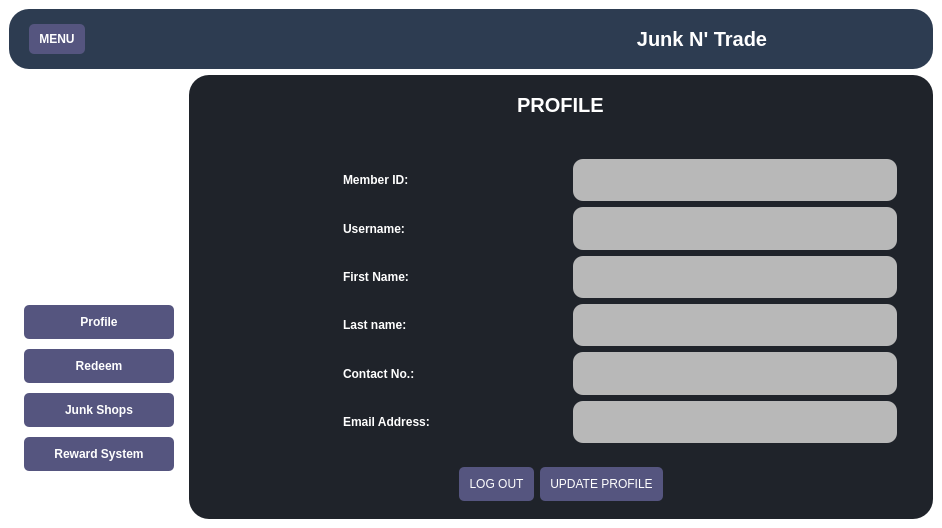
<?xml version="1.0" encoding="UTF-8"?>
<ui version="4.0">
 <class>MainWindow</class>
 <widget class="QMainWindow" name="MainWindow">
  <property name="geometry">
   <rect>
    <x>0</x>
    <y>0</y>
    <width>942</width>
    <height>528</height>
   </rect>
  </property>
  <property name="windowTitle">
   <string>MainWindow</string>
  </property>
  <property name="styleSheet">
   <string notr="true">* {
	border: none;
	background-color: transparent;
}

#header {
	background-color:  rgb(45, 60, 81);
	border-radius: 20px;
}

#centralwidget {
	background-color: qlineargradient(spread:pad, x1:0, y1:0, x2:1, y2:1, stop:0 rgba(44, 0, 		    		134, 255), stop:1 rgba(28, 124, 31, 255));
	border-radius: 20px;
	
}

#sideMenu {
	background-color: transparent;
	color: #fff;
}

QLabel {
	color: #fff
}
QPushButton {
	padding: 10px;
	background-color: rgb(85, 85, 127);
	border-radius: 5px;
	color: #fff;
}

#mainMenu {
	background-color: #1f232a;
	border-radius: 20px;
}

QPushButton:hover {
	background-color: rgb(30, 215, 96);
}

QPushButton:pressed {
	background-color: rgb(255, 255, 255);
}

</string>
  </property>
  <widget class="QWidget" name="centralwidget">
   <layout class="QVBoxLayout" name="verticalLayout">
    <item alignment="Qt::AlignTop">
     <widget class="QFrame" name="header">
      <property name="minimumSize">
       <size>
        <width>0</width>
        <height>60</height>
       </size>
      </property>
      <property name="maximumSize">
       <size>
        <width>16777215</width>
        <height>70</height>
       </size>
      </property>
      <property name="frameShape">
       <enum>QFrame::Box</enum>
      </property>
      <property name="frameShadow">
       <enum>QFrame::Raised</enum>
      </property>
      <layout class="QHBoxLayout" name="horizontalLayout_2">
       <property name="spacing">
        <number>0</number>
       </property>
       <property name="leftMargin">
        <number>0</number>
       </property>
       <property name="topMargin">
        <number>0</number>
       </property>
       <property name="rightMargin">
        <number>0</number>
       </property>
       <property name="bottomMargin">
        <number>0</number>
       </property>
       <item alignment="Qt::AlignLeft">
        <widget class="QFrame" name="frame">
         <property name="sizePolicy">
          <sizepolicy hsizetype="Preferred" vsizetype="Preferred">
           <horstretch>0</horstretch>
           <verstretch>0</verstretch>
          </sizepolicy>
         </property>
         <property name="minimumSize">
          <size>
           <width>0</width>
           <height>50</height>
          </size>
         </property>
         <property name="maximumSize">
          <size>
           <width>16777215</width>
           <height>50</height>
          </size>
         </property>
         <property name="frameShape">
          <enum>QFrame::Box</enum>
         </property>
         <property name="frameShadow">
          <enum>QFrame::Raised</enum>
         </property>
         <layout class="QHBoxLayout" name="horizontalLayout_3">
          <property name="spacing">
           <number>0</number>
          </property>
          <property name="leftMargin">
           <number>20</number>
          </property>
          <property name="topMargin">
           <number>0</number>
          </property>
          <property name="rightMargin">
           <number>0</number>
          </property>
          <property name="bottomMargin">
           <number>0</number>
          </property>
          <item>
           <widget class="QPushButton" name="menuBtn">
            <property name="minimumSize">
             <size>
              <width>0</width>
              <height>30</height>
             </size>
            </property>
            <property name="maximumSize">
             <size>
              <width>16777215</width>
              <height>30</height>
             </size>
            </property>
            <property name="font">
             <font>
              <weight>75</weight>
              <bold>true</bold>
             </font>
            </property>
            <property name="text">
             <string>MENU</string>
            </property>
            <property name="icon">
             <iconset resource="icons.qrc">
              <normaloff>:/icons/icons/align-justify.svg</normaloff>:/icons/icons/align-justify.svg</iconset>
            </property>
            <property name="iconSize">
             <size>
              <width>24</width>
              <height>24</height>
             </size>
            </property>
           </widget>
          </item>
         </layout>
        </widget>
       </item>
       <item>
        <widget class="QFrame" name="frame_3">
         <property name="frameShape">
          <enum>QFrame::Box</enum>
         </property>
         <property name="frameShadow">
          <enum>QFrame::Raised</enum>
         </property>
         <layout class="QVBoxLayout" name="verticalLayout_4">
          <item>
           <widget class="QLabel" name="appname">
            <property name="font">
             <font>
              <pointsize>15</pointsize>
              <weight>75</weight>
              <bold>true</bold>
             </font>
            </property>
            <property name="text">
             <string>Junk N' Trade</string>
            </property>
            <property name="alignment">
             <set>Qt::AlignCenter</set>
            </property>
           </widget>
          </item>
         </layout>
        </widget>
       </item>
      </layout>
     </widget>
    </item>
    <item>
     <widget class="QFrame" name="frame_2">
      <property name="sizePolicy">
       <sizepolicy hsizetype="Preferred" vsizetype="Expanding">
        <horstretch>0</horstretch>
        <verstretch>0</verstretch>
       </sizepolicy>
      </property>
      <property name="frameShape">
       <enum>QFrame::Box</enum>
      </property>
      <property name="frameShadow">
       <enum>QFrame::Raised</enum>
      </property>
      <layout class="QHBoxLayout" name="horizontalLayout">
       <property name="spacing">
        <number>0</number>
       </property>
       <property name="leftMargin">
        <number>0</number>
       </property>
       <property name="topMargin">
        <number>0</number>
       </property>
       <property name="rightMargin">
        <number>0</number>
       </property>
       <property name="bottomMargin">
        <number>0</number>
       </property>
       <item>
        <widget class="QCustomSlideMenu" name="sideMenu" native="true">
         <property name="sizePolicy">
          <sizepolicy hsizetype="Preferred" vsizetype="Preferred">
           <horstretch>0</horstretch>
           <verstretch>0</verstretch>
          </sizepolicy>
         </property>
         <layout class="QVBoxLayout" name="verticalLayout_2">
          <property name="spacing">
           <number>0</number>
          </property>
          <property name="leftMargin">
           <number>15</number>
          </property>
          <property name="topMargin">
           <number>0</number>
          </property>
          <property name="rightMargin">
           <number>15</number>
          </property>
          <property name="bottomMargin">
           <number>15</number>
          </property>
          <item>
           <widget class="QFrame" name="appIcon">
            <property name="frameShape">
             <enum>QFrame::StyledPanel</enum>
            </property>
            <property name="frameShadow">
             <enum>QFrame::Raised</enum>
            </property>
           </widget>
          </item>
          <item alignment="Qt::AlignLeft|Qt::AlignTop">
           <widget class="QFrame" name="frame_4">
            <property name="minimumSize">
             <size>
              <width>150</width>
              <height>0</height>
             </size>
            </property>
            <property name="maximumSize">
             <size>
              <width>150</width>
              <height>16777215</height>
             </size>
            </property>
            <property name="font">
             <font>
              <kerning>true</kerning>
             </font>
            </property>
            <property name="frameShape">
             <enum>QFrame::Box</enum>
            </property>
            <layout class="QVBoxLayout" name="verticalLayout_3">
             <property name="spacing">
              <number>10</number>
             </property>
             <property name="leftMargin">
              <number>0</number>
             </property>
             <property name="topMargin">
              <number>15</number>
             </property>
             <property name="rightMargin">
              <number>0</number>
             </property>
             <property name="bottomMargin">
              <number>0</number>
             </property>
             <item>
              <widget class="QPushButton" name="profileBtn">
               <property name="font">
                <font>
                 <weight>75</weight>
                 <bold>true</bold>
                </font>
               </property>
               <property name="text">
                <string>Profile</string>
               </property>
               <property name="icon">
                <iconset resource="icons.qrc">
                 <normaloff>:/icons/icons/user.svg</normaloff>:/icons/icons/user.svg</iconset>
               </property>
               <property name="iconSize">
                <size>
                 <width>24</width>
                 <height>24</height>
                </size>
               </property>
              </widget>
             </item>
             <item>
              <widget class="QPushButton" name="redeemBtn">
               <property name="font">
                <font>
                 <weight>75</weight>
                 <bold>true</bold>
                </font>
               </property>
               <property name="text">
                <string>Redeem</string>
               </property>
               <property name="icon">
                <iconset resource="icons.qrc">
                 <normaloff>:/icons/icons/shopping-bag.svg</normaloff>:/icons/icons/shopping-bag.svg</iconset>
               </property>
               <property name="iconSize">
                <size>
                 <width>24</width>
                 <height>24</height>
                </size>
               </property>
              </widget>
             </item>
             <item>
              <widget class="QPushButton" name="junkBtn">
               <property name="font">
                <font>
                 <weight>75</weight>
                 <bold>true</bold>
                </font>
               </property>
               <property name="text">
                <string>Junk Shops</string>
               </property>
               <property name="icon">
                <iconset resource="icons.qrc">
                 <normaloff>:/icons/icons/home.svg</normaloff>:/icons/icons/home.svg</iconset>
               </property>
               <property name="iconSize">
                <size>
                 <width>24</width>
                 <height>24</height>
                </size>
               </property>
              </widget>
             </item>
             <item>
              <widget class="QPushButton" name="rewardBtn">
               <property name="font">
                <font>
                 <weight>75</weight>
                 <bold>true</bold>
                </font>
               </property>
               <property name="text">
                <string>Reward System</string>
               </property>
               <property name="icon">
                <iconset resource="icons.qrc">
                 <normaloff>:/icons/icons/info.svg</normaloff>:/icons/icons/info.svg</iconset>
               </property>
               <property name="iconSize">
                <size>
                 <width>24</width>
                 <height>24</height>
                </size>
               </property>
              </widget>
             </item>
            </layout>
           </widget>
          </item>
         </layout>
        </widget>
       </item>
       <item>
        <widget class="QFrame" name="mainMenu">
         <property name="sizePolicy">
          <sizepolicy hsizetype="Expanding" vsizetype="Preferred">
           <horstretch>0</horstretch>
           <verstretch>0</verstretch>
          </sizepolicy>
         </property>
         <layout class="QVBoxLayout" name="verticalLayout_5">
          <property name="spacing">
           <number>0</number>
          </property>
          <property name="leftMargin">
           <number>0</number>
          </property>
          <property name="topMargin">
           <number>0</number>
          </property>
          <property name="rightMargin">
           <number>0</number>
          </property>
          <property name="bottomMargin">
           <number>0</number>
          </property>
          <item>
           <widget class="QStackedWidget" name="stackedWidget">
            <widget class="QWidget" name="profile">
             <layout class="QVBoxLayout" name="verticalLayout_6">
              <item>
               <widget class="QFrame" name="frame_5">
                <property name="minimumSize">
                 <size>
                  <width>0</width>
                  <height>30</height>
                 </size>
                </property>
                <property name="frameShape">
                 <enum>QFrame::StyledPanel</enum>
                </property>
                <property name="frameShadow">
                 <enum>QFrame::Raised</enum>
                </property>
                <layout class="QHBoxLayout" name="horizontalLayout_6">
                 <item alignment="Qt::AlignHCenter">
                  <widget class="QLabel" name="profileTitle">
                   <property name="font">
                    <font>
                     <pointsize>15</pointsize>
                     <weight>75</weight>
                     <bold>true</bold>
                    </font>
                   </property>
                   <property name="text">
                    <string>PROFILE</string>
                   </property>
                  </widget>
                 </item>
                </layout>
               </widget>
              </item>
              <item>
               <widget class="QWidget" name="widget_5" native="true">
                <layout class="QVBoxLayout" name="verticalLayout_7">
                 <item>
                  <widget class="QFrame" name="details">
                   <property name="sizePolicy">
                    <sizepolicy hsizetype="Expanding" vsizetype="Expanding">
                     <horstretch>0</horstretch>
                     <verstretch>0</verstretch>
                    </sizepolicy>
                   </property>
                   <property name="frameShape">
                    <enum>QFrame::StyledPanel</enum>
                   </property>
                   <property name="frameShadow">
                    <enum>QFrame::Raised</enum>
                   </property>
                   <layout class="QHBoxLayout" name="horizontalLayout_4">
                    <item alignment="Qt::AlignHCenter">
                     <widget class="QFrame" name="columnA">
                      <property name="maximumSize">
                       <size>
                        <width>150</width>
                        <height>16777215</height>
                       </size>
                      </property>
                      <property name="frameShape">
                       <enum>QFrame::StyledPanel</enum>
                      </property>
                      <property name="frameShadow">
                       <enum>QFrame::Raised</enum>
                      </property>
                      <layout class="QVBoxLayout" name="verticalLayout_9">
                       <property name="rightMargin">
                        <number>9</number>
                       </property>
                       <item>
                        <widget class="QLabel" name="label">
                         <property name="font">
                          <font>
                           <weight>75</weight>
                           <bold>true</bold>
                          </font>
                         </property>
                         <property name="text">
                          <string>Member ID:</string>
                         </property>
                        </widget>
                       </item>
                       <item>
                        <widget class="QLabel" name="label_2">
                         <property name="font">
                          <font>
                           <weight>75</weight>
                           <bold>true</bold>
                          </font>
                         </property>
                         <property name="text">
                          <string>Username:</string>
                         </property>
                        </widget>
                       </item>
                       <item>
                        <widget class="QLabel" name="label_6">
                         <property name="font">
                          <font>
                           <weight>75</weight>
                           <bold>true</bold>
                          </font>
                         </property>
                         <property name="text">
                          <string>First Name:</string>
                         </property>
                        </widget>
                       </item>
                       <item>
                        <widget class="QLabel" name="label_8">
                         <property name="font">
                          <font>
                           <weight>75</weight>
                           <bold>true</bold>
                          </font>
                         </property>
                         <property name="text">
                          <string>Last name:</string>
                         </property>
                        </widget>
                       </item>
                       <item>
                        <widget class="QLabel" name="label_7">
                         <property name="font">
                          <font>
                           <weight>75</weight>
                           <bold>true</bold>
                          </font>
                         </property>
                         <property name="text">
                          <string>Contact No.:</string>
                         </property>
                        </widget>
                       </item>
                       <item>
                        <widget class="QLabel" name="label_9">
                         <property name="font">
                          <font>
                           <weight>75</weight>
                           <bold>true</bold>
                          </font>
                         </property>
                         <property name="text">
                          <string>Email Address:</string>
                         </property>
                        </widget>
                       </item>
                      </layout>
                     </widget>
                    </item>
                    <item>
                     <widget class="QFrame" name="frame_7">
                      <property name="styleSheet">
                       <string notr="true">QLabel {
	background-color: #b8b8b8;
	border-radius: 10px;
}</string>
                      </property>
                      <property name="frameShape">
                       <enum>QFrame::StyledPanel</enum>
                      </property>
                      <property name="frameShadow">
                       <enum>QFrame::Raised</enum>
                      </property>
                      <layout class="QVBoxLayout" name="verticalLayout_8">
                       <item>
                        <widget class="QLabel" name="memID">
                         <property name="font">
                          <font>
                           <weight>75</weight>
                           <bold>true</bold>
                          </font>
                         </property>
                         <property name="text">
                          <string/>
                         </property>
                        </widget>
                       </item>
                       <item>
                        <widget class="QLabel" name="usrName">
                         <property name="font">
                          <font>
                           <weight>75</weight>
                           <bold>true</bold>
                          </font>
                         </property>
                         <property name="text">
                          <string/>
                         </property>
                        </widget>
                       </item>
                       <item>
                        <widget class="QLabel" name="fName">
                         <property name="font">
                          <font>
                           <weight>75</weight>
                           <bold>true</bold>
                          </font>
                         </property>
                         <property name="text">
                          <string/>
                         </property>
                        </widget>
                       </item>
                       <item>
                        <widget class="QLabel" name="lName">
                         <property name="font">
                          <font>
                           <weight>75</weight>
                           <bold>true</bold>
                          </font>
                         </property>
                         <property name="text">
                          <string/>
                         </property>
                        </widget>
                       </item>
                       <item>
                        <widget class="QLabel" name="contNum">
                         <property name="font">
                          <font>
                           <weight>75</weight>
                           <bold>true</bold>
                          </font>
                         </property>
                         <property name="text">
                          <string/>
                         </property>
                        </widget>
                       </item>
                       <item>
                        <widget class="QLabel" name="emailAdd">
                         <property name="font">
                          <font>
                           <weight>75</weight>
                           <bold>true</bold>
                          </font>
                         </property>
                         <property name="text">
                          <string/>
                         </property>
                        </widget>
                       </item>
                      </layout>
                     </widget>
                    </item>
                   </layout>
                  </widget>
                 </item>
                 <item alignment="Qt::AlignHCenter">
                  <widget class="QFrame" name="logout">
                   <property name="maximumSize">
                    <size>
                     <width>16777215</width>
                     <height>55</height>
                    </size>
                   </property>
                   <property name="frameShape">
                    <enum>QFrame::StyledPanel</enum>
                   </property>
                   <property name="frameShadow">
                    <enum>QFrame::Raised</enum>
                   </property>
                   <layout class="QHBoxLayout" name="horizontalLayout_5">
                    <property name="leftMargin">
                     <number>0</number>
                    </property>
                    <property name="topMargin">
                     <number>0</number>
                    </property>
                    <property name="rightMargin">
                     <number>0</number>
                    </property>
                    <property name="bottomMargin">
                     <number>0</number>
                    </property>
                    <item>
                     <widget class="QPushButton" name="logOut">
                      <property name="text">
                       <string>LOG OUT</string>
                      </property>
                      <property name="icon">
                       <iconset resource="icons.qrc">
                        <normaloff>:/icons/icons/log-out.svg</normaloff>:/icons/icons/log-out.svg</iconset>
                      </property>
                     </widget>
                    </item>
                    <item>
                     <widget class="QPushButton" name="updBtn">
                      <property name="text">
                       <string>UPDATE PROFILE</string>
                      </property>
                      <property name="icon">
                       <iconset resource="icons.qrc">
                        <normaloff>:/icons/icons/save.svg</normaloff>:/icons/icons/save.svg</iconset>
                      </property>
                     </widget>
                    </item>
                   </layout>
                  </widget>
                 </item>
                </layout>
               </widget>
              </item>
             </layout>
            </widget>
            <widget class="QWidget" name="redeem">
             <widget class="QLabel" name="label_3">
              <property name="geometry">
               <rect>
                <x>180</x>
                <y>90</y>
                <width>251</width>
                <height>111</height>
               </rect>
              </property>
              <property name="font">
               <font>
                <pointsize>30</pointsize>
                <weight>75</weight>
                <bold>true</bold>
               </font>
              </property>
              <property name="text">
               <string>REDEEM</string>
              </property>
              <property name="alignment">
               <set>Qt::AlignCenter</set>
              </property>
             </widget>
            </widget>
            <widget class="QWidget" name="shops">
             <widget class="QLabel" name="label_4">
              <property name="geometry">
               <rect>
                <x>190</x>
                <y>90</y>
                <width>331</width>
                <height>111</height>
               </rect>
              </property>
              <property name="font">
               <font>
                <pointsize>30</pointsize>
                <weight>75</weight>
                <bold>true</bold>
               </font>
              </property>
              <property name="text">
               <string>JUNK SHOPS</string>
              </property>
              <property name="alignment">
               <set>Qt::AlignCenter</set>
              </property>
             </widget>
            </widget>
            <widget class="QWidget" name="rsystem">
             <layout class="QVBoxLayout" name="verticalLayout_10">
              <item>
               <widget class="QFrame" name="frame_6">
                <property name="frameShape">
                 <enum>QFrame::StyledPanel</enum>
                </property>
                <property name="frameShadow">
                 <enum>QFrame::Raised</enum>
                </property>
                <widget class="QLabel" name="label_5">
                 <property name="geometry">
                  <rect>
                   <x>260</x>
                   <y>150</y>
                   <width>271</width>
                   <height>71</height>
                  </rect>
                 </property>
                 <property name="font">
                  <font>
                   <pointsize>30</pointsize>
                   <weight>75</weight>
                   <bold>true</bold>
                  </font>
                 </property>
                 <property name="text">
                  <string>REWARDS</string>
                 </property>
                </widget>
               </widget>
              </item>
             </layout>
            </widget>
           </widget>
          </item>
         </layout>
        </widget>
       </item>
      </layout>
     </widget>
    </item>
   </layout>
  </widget>
 </widget>
 <customwidgets>
  <customwidget>
   <class>QCustomSlideMenu</class>
   <extends>QWidget</extends>
   <header location="global">Custom_Widgets.Widgets.h</header>
   <container>1</container>
  </customwidget>
 </customwidgets>
 <resources>
  <include location="icons.qrc"/>
  <include location="icons.qrc"/>
 </resources>
 <connections/>
</ui>
